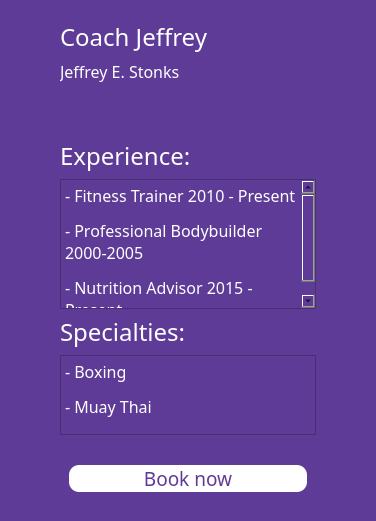
           <widget class="QWidget" name="widget_5" native="true">
            <property name="sizePolicy">
             <sizepolicy hsizetype="Preferred" vsizetype="Preferred">
              <horstretch>0</horstretch>
              <verstretch>0</verstretch>
             </sizepolicy>
            </property>
            <property name="maximumSize">
             <size>
              <width>16777215</width>
              <height>16777215</height>
             </size>
            </property>
            <property name="styleSheet">
             <string notr="true">QWidget
{
background-color: #5e3b96;
}</string>
            </property>
            <layout class="QHBoxLayout" name="horizontalLayout_3">
             <item>
              <spacer name="horizontalSpacer_7">
               <property name="orientation">
                <enum>Qt::Orientation::Horizontal</enum>
               </property>
               <property name="sizeType">
                <enum>QSizePolicy::Policy::Fixed</enum>
               </property>
               <property name="sizeHint" stdset="0">
                <size>
                 <width>40</width>
                 <height>20</height>
                </size>
               </property>
              </spacer>
             </item>
             <item>
              <widget class="QWidget" name="widget_6" native="true">
               <layout class="QVBoxLayout" name="verticalLayout_3">
                <item>
                 <widget class="QLabel" name="coachname">
                  <property name="sizePolicy">
                   <sizepolicy hsizetype="Preferred" vsizetype="Fixed">
                    <horstretch>0</horstretch>
                    <verstretch>0</verstretch>
                   </sizepolicy>
                  </property>
                  <property name="maximumSize">
                   <size>
                    <width>16777215</width>
                    <height>55</height>
                   </size>
                  </property>
                  <property name="font">
                   <font>
                    <family>Arial Black</family>
                    <pointsize>18</pointsize>
                   </font>
                  </property>
                  <property name="layoutDirection">
                   <enum>Qt::LayoutDirection::LeftToRight</enum>
                  </property>
                  <property name="styleSheet">
                   <string notr="true">QLabel
{
color:white;
}</string>
                  </property>
                  <property name="text">
                   <string>Coach Jeffrey</string>
                  </property>
                  <property name="alignment">
                   <set>Qt::AlignmentFlag::AlignBottom|Qt::AlignmentFlag::AlignLeading|Qt::AlignmentFlag::AlignLeft</set>
                  </property>
                 </widget>
                </item>
                <item>
                 <widget class="QLabel" name="label_2">
                  <property name="sizePolicy">
                   <sizepolicy hsizetype="Preferred" vsizetype="Fixed">
                    <horstretch>0</horstretch>
                    <verstretch>0</verstretch>
                   </sizepolicy>
                  </property>
                  <property name="maximumSize">
                   <size>
                    <width>16777215</width>
                    <height>45</height>
                   </size>
                  </property>
                  <property name="font">
                   <font>
                    <family>Arial Black</family>
                    <pointsize>12</pointsize>
                   </font>
                  </property>
                  <property name="styleSheet">
                   <string notr="true">QLabel
{
color:white;
}</string>
                  </property>
                  <property name="text">
                   <string>Jeffrey E. Stonks</string>
                  </property>
                  <property name="scaledContents">
                   <bool>false</bool>
                  </property>
                  <property name="alignment">
                   <set>Qt::AlignmentFlag::AlignBottom|Qt::AlignmentFlag::AlignLeading|Qt::AlignmentFlag::AlignLeft</set>
                  </property>
                 </widget>
                </item>
                <item>
                 <spacer name="verticalSpacer_3">
                  <property name="orientation">
                   <enum>Qt::Orientation::Vertical</enum>
                  </property>
                  <property name="sizeType">
                   <enum>QSizePolicy::Policy::Fixed</enum>
                  </property>
                  <property name="sizeHint" stdset="0">
                   <size>
                    <width>20</width>
                    <height>50</height>
                   </size>
                  </property>
                 </spacer>
                </item>
                <item>
                 <widget class="QLabel" name="label_3">
                  <property name="sizePolicy">
                   <sizepolicy hsizetype="Preferred" vsizetype="Fixed">
                    <horstretch>0</horstretch>
                    <verstretch>0</verstretch>
                   </sizepolicy>
                  </property>
                  <property name="font">
                   <font>
                    <family>Arial Black</family>
                    <pointsize>18</pointsize>
                   </font>
                  </property>
                  <property name="styleSheet">
                   <string notr="true">QLabel
{
color:white;
}</string>
                  </property>
                  <property name="text">
                   <string>&lt;html&gt;&lt;head/&gt;&lt;body&gt;&lt;p&gt;Experience:&lt;/p&gt;&lt;/body&gt;&lt;/html&gt;</string>
                  </property>
                 </widget>
                </item>
                <item>
                 <widget class="QTextEdit" name="textEdit">
                  <property name="sizePolicy">
                   <sizepolicy hsizetype="Expanding" vsizetype="Fixed">
                    <horstretch>0</horstretch>
                    <verstretch>0</verstretch>
                   </sizepolicy>
                  </property>
                  <property name="maximumSize">
                   <size>
                    <width>16777215</width>
                    <height>130</height>
                   </size>
                  </property>
                  <property name="font">
                   <font>
                    <family>Arial Black</family>
                    <pointsize>12</pointsize>
                   </font>
                  </property>
                  <property name="html">
                   <string>&lt;!DOCTYPE HTML PUBLIC &quot;-//W3C//DTD HTML 4.0//EN&quot; &quot;http://www.w3.org/TR/REC-html40/strict.dtd&quot;&gt;
&lt;html&gt;&lt;head&gt;&lt;meta name=&quot;qrichtext&quot; content=&quot;1&quot; /&gt;&lt;meta charset=&quot;utf-8&quot; /&gt;&lt;style type=&quot;text/css&quot;&gt;
p, li { white-space: pre-wrap; }
hr { height: 1px; border-width: 0; }
li.unchecked::marker { content: &quot;\2610&quot;; }
li.checked::marker { content: &quot;\2612&quot;; }
&lt;/style&gt;&lt;/head&gt;&lt;body style=&quot; font-family:'Arial Black'; font-size:12pt; font-weight:400; font-style:normal;&quot;&gt;
&lt;p style=&quot; margin-top:0px; margin-bottom:0px; margin-left:0px; margin-right:0px; -qt-block-indent:0; text-indent:0px;&quot;&gt;&lt;span style=&quot; color:#ffffff;&quot;&gt;- Fitness Trainer 2010 - Present&lt;/span&gt;&lt;/p&gt;
&lt;p style=&quot; margin-top:12px; margin-bottom:12px; margin-left:0px; margin-right:0px; -qt-block-indent:0; text-indent:0px;&quot;&gt;&lt;span style=&quot; color:#ffffff;&quot;&gt;- Professional Bodybuilder 2000-2005&lt;/span&gt;&lt;/p&gt;
&lt;p style=&quot; margin-top:12px; margin-bottom:12px; margin-left:0px; margin-right:0px; -qt-block-indent:0; text-indent:0px;&quot;&gt;&lt;span style=&quot; color:#ffffff;&quot;&gt;- Nutrition Advisor 2015 - Present&lt;/span&gt;&lt;/p&gt;&lt;/body&gt;&lt;/html&gt;</string>
                  </property>
                 </widget>
                </item>
                <item>
                 <widget class="QLabel" name="label_5">
                  <property name="sizePolicy">
                   <sizepolicy hsizetype="Preferred" vsizetype="Fixed">
                    <horstretch>0</horstretch>
                    <verstretch>0</verstretch>
                   </sizepolicy>
                  </property>
                  <property name="font">
                   <font>
                    <family>Arial Black</family>
                    <pointsize>18</pointsize>
                   </font>
                  </property>
                  <property name="styleSheet">
                   <string notr="true">QLabel
{
color:white;
}</string>
                  </property>
                  <property name="text">
                   <string>&lt;html&gt;&lt;head/&gt;&lt;body&gt;&lt;p&gt;Specialties:&lt;/p&gt;&lt;/body&gt;&lt;/html&gt;</string>
                  </property>
                 </widget>
                </item>
                <item>
                 <widget class="QTextEdit" name="textEdit_2">
                  <property name="sizePolicy">
                   <sizepolicy hsizetype="Expanding" vsizetype="Fixed">
                    <horstretch>0</horstretch>
                    <verstretch>0</verstretch>
                   </sizepolicy>
                  </property>
                  <property name="maximumSize">
                   <size>
                    <width>16777215</width>
                    <height>80</height>
                   </size>
                  </property>
                  <property name="font">
                   <font>
                    <family>Arial Black</family>
                    <pointsize>12</pointsize>
                   </font>
                  </property>
                  <property name="html">
                   <string>&lt;!DOCTYPE HTML PUBLIC &quot;-//W3C//DTD HTML 4.0//EN&quot; &quot;http://www.w3.org/TR/REC-html40/strict.dtd&quot;&gt;
&lt;html&gt;&lt;head&gt;&lt;meta name=&quot;qrichtext&quot; content=&quot;1&quot; /&gt;&lt;meta charset=&quot;utf-8&quot; /&gt;&lt;style type=&quot;text/css&quot;&gt;
p, li { white-space: pre-wrap; }
hr { height: 1px; border-width: 0; }
li.unchecked::marker { content: &quot;\2610&quot;; }
li.checked::marker { content: &quot;\2612&quot;; }
&lt;/style&gt;&lt;/head&gt;&lt;body style=&quot; font-family:'Arial Black'; font-size:12pt; font-weight:400; font-style:normal;&quot;&gt;
&lt;p style=&quot; margin-top:0px; margin-bottom:0px; margin-left:0px; margin-right:0px; -qt-block-indent:0; text-indent:0px;&quot;&gt;&lt;span style=&quot; color:#ffffff;&quot;&gt;- Boxing&lt;/span&gt;&lt;/p&gt;
&lt;p style=&quot; margin-top:12px; margin-bottom:12px; margin-left:0px; margin-right:0px; -qt-block-indent:0; text-indent:0px;&quot;&gt;&lt;span style=&quot; color:#ffffff;&quot;&gt;- Muay Thai&lt;/span&gt;&lt;/p&gt;&lt;/body&gt;&lt;/html&gt;</string>
                  </property>
                 </widget>
                </item>
                <item>
                 <spacer name="verticalSpacer_4">
                  <property name="orientation">
                   <enum>Qt::Orientation::Vertical</enum>
                  </property>
                  <property name="sizeType">
                   <enum>QSizePolicy::Policy::Fixed</enum>
                  </property>
                  <property name="sizeHint" stdset="0">
                   <size>
                    <width>20</width>
                    <height>15</height>
                   </size>
                  </property>
                 </spacer>
                </item>
                <item>
                 <widget class="QWidget" name="widget_10" native="true">
                  <layout class="QVBoxLayout" name="verticalLayout_6">
                   <item>
                    <widget class="QPushButton" name="booknow1">
                     <property name="font">
                      <font>
                       <family>Arial Black</family>
                       <pointsize>14</pointsize>
                      </font>
                     </property>
                     <property name="styleSheet">
                      <string notr="true">QPushButton
{
background-color:white;
color:#5e3b96;
border-radius:10px;
}</string>
                     </property>
                     <property name="text">
                      <string>Book now</string>
                     </property>
                    </widget>
                   </item>
                  </layout>
                 </widget>
                </item>
               </layout>
              </widget>
             </item>
             <item>
              <spacer name="horizontalSpacer_5">
               <property name="orientation">
                <enum>Qt::Orientation::Horizontal</enum>
               </property>
               <property name="sizeType">
                <enum>QSizePolicy::Policy::Fixed</enum>
               </property>
               <property name="sizeHint" stdset="0">
                <size>
                 <width>40</width>
                 <height>20</height>
                </size>
               </property>
              </spacer>
             </item>
            </layout>
           </widget>
